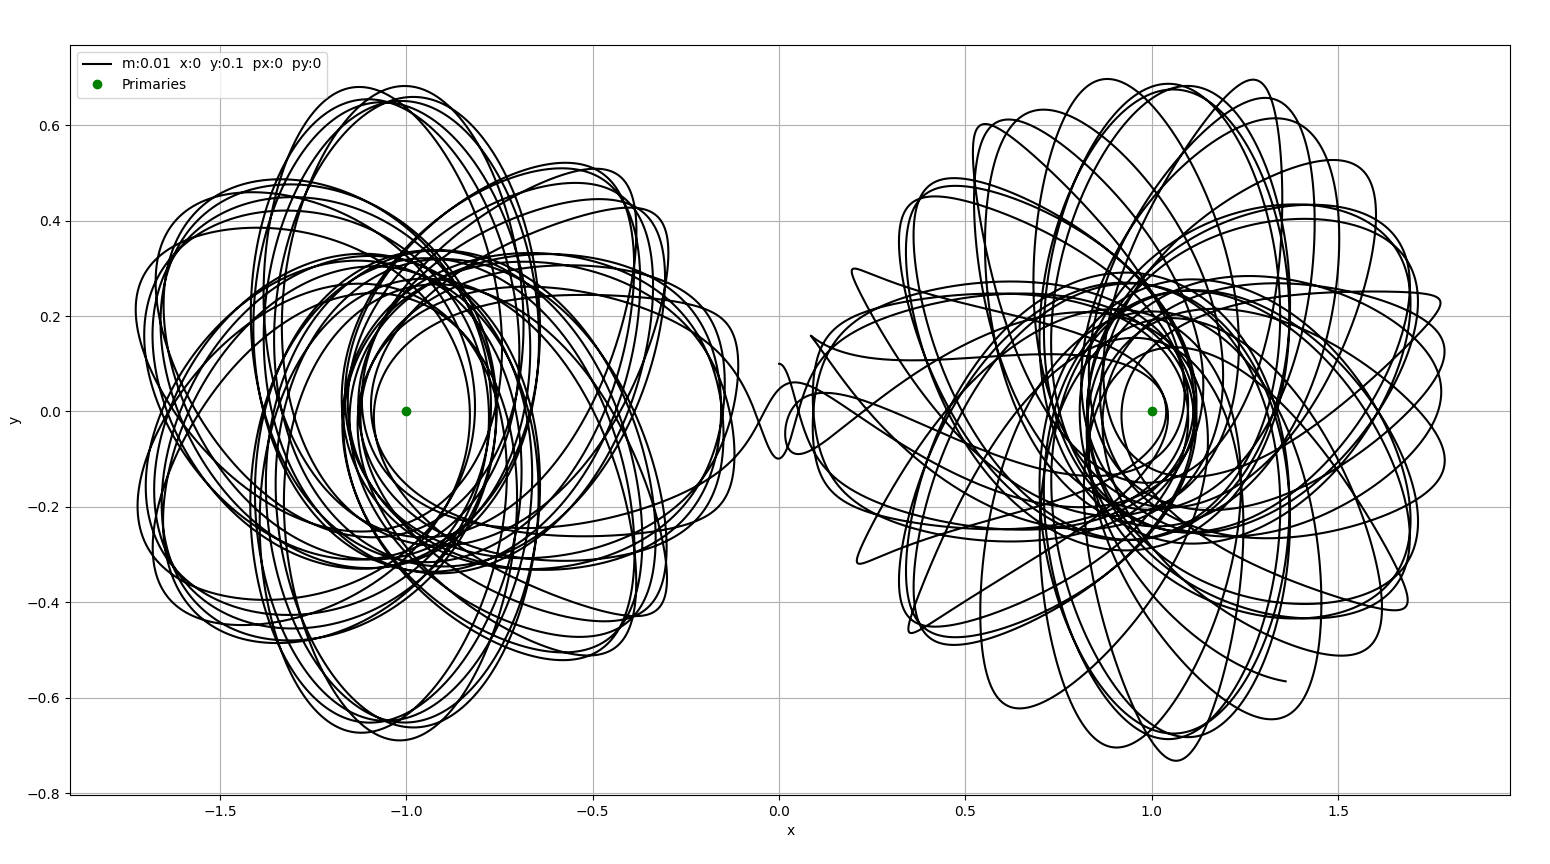

The script that drew this image:
import matplotlib
import matplotlib.pyplot as plt
import math
import numpy as np

matplotlib.use('TkAgg')


def x_fn(p_x, m):
    return p_x / m

def y_fn(p_y, m):
    return p_y / m

def p_x_fn(x, y, t, m):
    x_m_cos = x - (math.cos(t))
    x_m_sq = (x_m_cos)**2
    y_m_sin = y - (math.sin(t))
    y_m_sq = (y_m_sin)**2
    x_p_cos = x + (math.cos(t))
    x_p_sq = (x_p_cos)**2
    y_p_sin = y + (math.sin(t))
    y_p_sq = (y_p_sin)**2
    return -4 * m * (
        (x_m_cos / ((x_m_sq + y_m_sq)**(3/2)))
        + (x_p_cos / ((x_p_sq + y_p_sq)**(3/2)))
    )

def p_y_fn(x, y, t, m):
    x_m_cos = x - (math.cos(t))
    x_m_sq = (x_m_cos)**2
    y_m_sin = y - (math.sin(t))
    y_m_sq = (y_m_sin)**2
    x_p_cos = x + (math.cos(t))
    x_p_sq = (x_p_cos)**2
    y_p_sin = y + (math.sin(t))
    y_p_sq = (y_p_sin)**2
    return -4 * m * (
        (y_m_sin / ((x_m_sq + y_m_sq)**(3/2)))
        + (y_p_sin / ((x_p_sq + y_p_sq)**(3/2)))
    )


def runge_kutta(
    ax1, m=1, x_init=1, y_init=1, p_x_init=1, p_y_init=1,
):
    h = 0.001
    steps = 100000

    x = [x_init]
    y = [y_init]
    p_x = [p_x_init]
    p_y = [p_y_init]
    t = [0]
    for _ in range(steps):
        c1 = x_fn(p_x[-1], m)
        d1 = y_fn(p_y[-1], m)
        e1 = p_x_fn(x[-1], y[-1], t[-1], m)
        f1 = p_y_fn(x[-1], y[-1], t[-1], m)

        c2 = x_fn(p_x[-1] + (h * e1 / 2), m)
        d2 = y_fn(p_y[-1] + (h * f1 / 2), m)
        e2 = p_x_fn(
            x[-1] + (h * c1 / 2), y[-1] + (h * d1 / 2), t[-1] + (h / 2), m
        )
        f2 = p_y_fn(
            x[-1] + (h * c1 / 2), y[-1] + (h * d1 / 2), t[-1] + (h / 2), m
        )

        c3 = x_fn(p_x[-1] + (h * e2 / 2), m)
        d3 = y_fn(p_y[-1] + (h * f2 / 2), m)
        e3 = p_x_fn(
            x[-1] + (h * c2 / 2), y[-1] + (h * d2 / 2), t[-1] + (h / 2), m
        )
        f3 = p_y_fn(
            x[-1] + (h * c2 / 2), y[-1] + (h * d2 / 2), t[-1] + (h / 2), m
        )

        c4 = x_fn(p_x[-1] + (h * e3), m)
        d4 = y_fn(p_y[-1] + (h * f3), m)
        e4 = p_x_fn(x[-1] + (h * c3), y[-1] + (h * d3), t[-1] + h, m)
        f4 = p_y_fn(x[-1] + (h * c3), y[-1] + (h * d3), t[-1] + h, m)

        x.append(x[-1] + (h / 6 * (c1 + (2 * c2) + (2 * c3) + c4)))
        y.append(y[-1] + (h / 6 * (d1 + (2 * d2) + (2 * d3) + d4)))
        p_x.append(p_x[-1] + (h / 6 * (e1 + (2 * e2) + (2 * e3) + e4)))
        p_y.append(p_y[-1] + (h / 6 * (f1 + (2 * f2) + (2 * f3) + f4)))
        t.append(t[-1] + h)

    t = np.array(t)
    rot_x = np.array(x) * np.cos(-t) - np.array(y) * np.sin(-t)
    rot_y = np.array(x) * np.sin(-t) + np.array(y) * np.cos(-t)
    ax1.plot(rot_x, rot_y, color="black")

    # Primaries
    ax1.plot(1, 0, "o", color="green")
    ax1.plot(-1, 0, "o", color="green")


def main():
    _, ax1 = plt.subplots(figsize=(10, 10))
    legends = []
    m = 0.01
    x_init = 0
    y_init = 0.1
    p_x_init = 0
    p_y_init = 0

    runge_kutta(ax1, m, x_init, y_init, p_x_init, p_y_init)
    legends.append(
        f"m:{m}  x:{x_init}  y:{y_init}  px:{p_x_init}  py:{p_y_init}"
    )
    legends.append("Primaries")
    ax1.legend(labels=legends)
    ax1.set_xlabel("x")
    ax1.set_ylabel("y")
    ax1.grid(True)

    plt.show()


if __name__ == "__main__":
    main()
